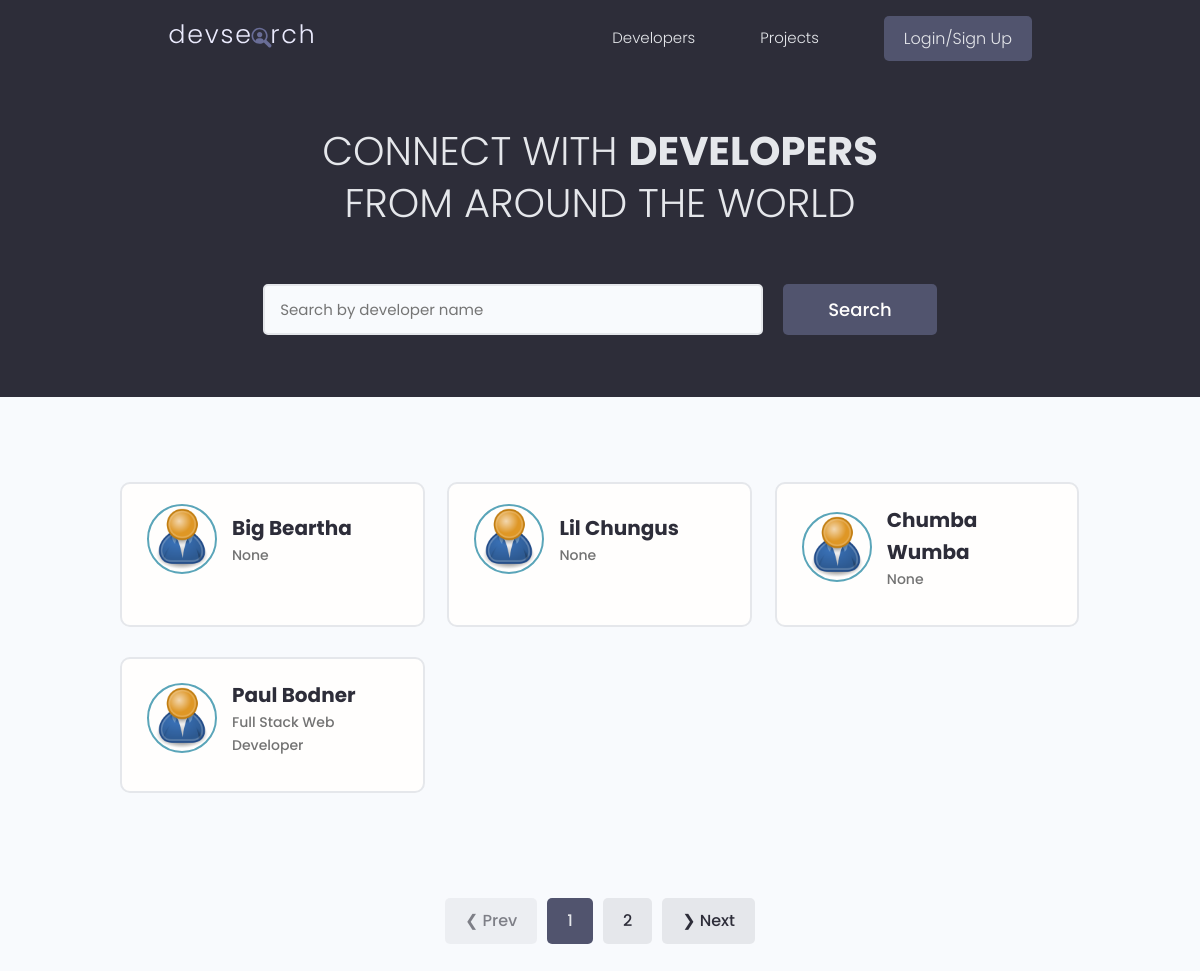
The page / on the database its author committed.
### users/models.py (models this page shows, shortened)
class Profile(models.Model):
  user = models.OneToOneField(User, on_delete=models.CASCADE, null=True, blank=True,)
  name = models.CharField(max_length = 200, blank = True, null = True)
  email = models.EmailField(max_length=500, blank=True, null=True)
  username = models.CharField(max_length = 200, blank = True, null = True)
  username = models.CharField(max_length = 200, blank = True, null = True)
  short_intro = models.CharField(max_length = 200, blank = True, null = True)
  location = models.CharField(max_length = 200, blank = True, null = True)
  bio = models.TextField(max_length=500, blank=True, null=True)
  profile_image = models.ImageField(null = True, blank=True, upload_to='profiles/', default='profiles/user-default.png' )
  social_github= models.CharField(max_length = 200, blank = True, null = True)
  social_linkedIn= models.CharField(max_length = 200, blank = True, null = True)
  social_twitter= models.CharField(max_length = 200, blank = True, null = True)
  social_youtube= models.CharField(max_length = 200, blank = True, null = True)
  social_website= models.CharField(max_length = 200, blank = True, null = True)
  created = models.DateTimeField(auto_now_add=True)
  id = models.UUIDField(default=uuid.uuid4, unique=True, primary_key=True, editable=False)

### users/views.py (the view)
# urls.py: path('', views.profiles, name='profiles'),
def profiles(request):
  profiles, search_query = searchProfiles(request)
  page = 1
  if request.GET.get('page'):
    page = request.GET.get('page')
  paginator = Paginator(profiles, 4)
  profiles = paginator.page(page)
  context = {
    'profiles': profiles,
    'paginator': paginator,
    'page': page,
    'search_query': search_query
  }
  return render(request, 'users/profiles.html', context)

### users/utils.py (called while the page is built)
def searchProfiles(request):
  search_query = ''
  if request.GET.get('search_query'):
    search_query = request.GET.get('search_query')
  skills = Skill.objects.filter(name__iexact=search_query)
  profiles = Profile.objects.distinct().filter(
    Q(name__icontains=search_query) |
    Q(short_intro__icontains=search_query) |
    Q(skill__in=skills)
    )
  return profiles, search_query

### users/templates/users/profiles.html (shortened to what this page needs)
{% extends 'main.html' %}
{% block content %}
<main class="home">
  <section class="hero-section text-center">
    <div class="container container--narrow">
      <div class="hero-section__box">
        <h2>CONNECT WITH <span>DEVELOPERS</span></h2>
        <h2>FROM AROUND THE WORLD</h2>
      </div>
      <div class="hero-section__search">
        <form id="searchForm" class="form" action="{% url 'profiles' %}" method="get">
          <div class="form__field">
            <input class="input input--text" id="formInput#search" type="text" name="search_query"
              value="{{ seach_query }}" placeholder="Search by developer name" />
          </div>
          <input class="btn btn--sub btn--lg" type="submit" value="Search" />
        </form>
      </div>
    </div>
  </section>
  <section class="devlist">
    <div class="container">
      <div class="grid grid--three">
        {% for profile in profiles %}
        <div class="column card">
          <div class="dev">
            <a href="{% url 'user-profile' profile.id %}" class="card__body">
              <div class="dev__profile">
                <img class="avatar avatar--md" src="{{ profile.profile_image.url }}" alt="image" />
                <div class="dev__meta">
                  <h3>{{ profile.name }}</h3>
                  <h5>{{ profile.short_intro|slice:"60" }}</h5>
                </div>
              </div>
            </a>
          </div>
        </div>
        {% endfor %}
      </div>
    </div>
  </section>
  <div class="pagination">
    <ul class="container">
      {% if profiles.has_previous %}
      <li><a href="?page={{ profiles.previous_page_number }}" class="btn pageLink" data-page="{{ profiles.previous_page_number }}">&#10094; Prev</a></li>
      {% else %}
      <li><a href="#" class="btn btn--disabled">&#10094; Prev</a></li>
      {% endif %}
      {% for num in paginator.page_range %}
        {% if num == profiles.number %}
          <li><a href="#" class="btn btn--sub pageLink" data-page="{{ num }}">{{ num }}</a></li>
        {% else %}
          <li><a href="?page={{ num }}" class="btn pageLink" data-page="{{ num }}">{{ num }}</a></li>
        {% endif %}
      {% endfor %}
      {% if profiles.has_next %}
      <li><a href="?page={{ profiles.next_page_number }}" class="btn pageLink" data-page="{{ profiles.next_page_number }}">&#10095; Next</a></li>
      {% else %}
      <li><a href="#" class="btn btn--disabled">&#10095; Next</a></li>
      {% endif %}
    </ul>
  </div>
</main>
{% endblock content %}

### static/styles/app.css (style rules this page uses)
:root { --color-sub: #2d2d39; }
.btn--sub { background-color: var(--color-sub-light); }
.card { border: 2px solid var(--color-light); }
img { width: 100%; }
.hero-section { height: 40vh; display: flex; align-items: center; background-color: var(--color-sub); }
.hero-section__box { margin-bottom: 4rem; }
.hero-section__box > h2, .hero-section__box > h2 > span { font-size: 4rem; color: var(--color-light); line-height: 1.3; text-transform: uppercase; }
.hero-section__box > h2 { font-weight: 300; }
.hero-section__box > h2 > span { font-weight: 700; }
.hero-section__search > .form { display: flex; align-items: center; justify-content: center; gap: 2rem; }
.hero-section__search > .form input.input--text { width: 50rem; }
.devlist { margin-top: 8rem; }
.devlist .grid { align-items: stretch; }
.devlist .dev .dev__profile { display: flex; align-items: center; gap: 1.5rem; }
.devlist .dev .dev__meta h3 { color: var(--color-sub); font-size: 2rem; font-weight: 700; }
.devlist .dev .dev__meta h5 { color: var(--color-text); font-size: 1.4rem; font-weight: 500; }
.pagination { margin-top: 8rem; margin-bottom: 10rem; }
.pagination > ul { flex-wrap: wrap; list-style: none; display: flex; align-items: center; justify-content: center; gap: 1rem; }
.pagination .btn { color: var(--color-sub); }
.pagination .btn.btn--sub { color: var(--color-light); }

### static/uikit/styles/modules/_variables.css (style rules this page uses)
:root { --color-main: #5aa5b9; --color-main-light: #e6faff; --color-sub: #3f4156; --color-sub-light: #51546e; --color-sub-lighter: #ededfd; --color-text: #737373; --color-gray: #8b8b8b; --color-light: #e5e7eb; --color-light-gray: #767676; --color-bg: #f8fafd; --color-white: #fffefd; --color-white-light: #f3f3f3; --color-success: #359e64; --color-success-bg: #def8e8; --color-error: #fc4b0b; --color-error-bg: #fff2ee; --font-base: 'Poppins', arial, helvetica, 'Segoe UI', roboto, ubuntu, sans-serif; --font-monospace: 'Fira Code', 'Courier New', courier, monospace; --font-regular: 300; --font-medium: 500; --font-bold: 700; --generic-shadow: 1px 1px 5px #00000010; --generic-transition: all 0.3s ease-in-out; }

### static/uikit/styles/modules/_base.css (style rules this page uses)
* { margin: 0; padding: 0; box-sizing: border-box; text-rendering: optimizeLegibility; color: inherit; font-size: inherit; }
html { font-size: 50%; }
@media only screen and (min-width: 480px) { html { font-size: 56.25%; } }
@media only screen and (min-width: 1200px) { html { font-size: 62.5%; } }
body { line-height: 1.6; font-weight: 400; font-size: 1.5rem; color: var(--color-text); background-color: var(--color-bg); min-height: 100vh; }

### static/uikit/styles/modules/_typography.css (style rules this page uses)
* { font-family: var(--font-base); }
h2 { font-size: 3.6rem; font-weight: var(--font-bold); }
h3 { font-size: 3.2rem; font-weight: var(--font-medium); }
h5 { font-size: 2.4rem; font-weight: var(--font-medium); }
h5, h6 { font-weight: var(--font-regular); }
p, span, strong { font-size: 1.6rem; color: var(--color-text); font-weight: var(--font-regular); }
a { padding-bottom: 2px; text-decoration: none; display: inline-block; color: var(--color-main); font-weight: var(--font-medium); }

### static/uikit/styles/modules/_utilities.css (style rules this page uses)
.container { width: 92%; max-width: 165rem; margin: 0 auto; box-sizing: border-box; }
.container--narrow { width: 92%; max-width: 120rem; }
@media screen and (min-width: 1000px) { .container { width: 90%; } }
@media screen and (min-width: 1000px) { .container--narrow { width: 85%; } }
@media screen and (min-width: 1200px) { .container { width: 80%; } }
@media screen and (min-width: 1200px) { .container--narrow { width: 72%; } }
.text-center { text-align: center; }

### static/uikit/styles/modules/_avatar.css (style rules this page uses)
.avatar { border-radius: 50%; border: 2px solid var(--color-main); object-fit: cover; }
.avatar--md { height: 7rem; width: 7rem; }

### static/uikit/styles/modules/_button.css (style rules this page uses)
.btn { display: inline-block; position: relative; cursor: pointer; background-color: var(--color-light); font-weight: var(--font-medium); color: var(--color-sub); text-decoration: none; padding: 1rem 2rem; border-radius: 0.5rem; border: none; width: -webkit-fit-content; width: -moz-fit-content; width: fit-content; height: -webkit-fit-content; height: -moz-fit-content; height: fit-content; font-size: 1.6rem; outline-width: 0; outline-color: transparent; -webkit-backface-visibility: hidden; backface-visibility: hidden; transition: all 0.3s ease-in-out; }
.btn:disabled, .btn--disabled { cursor: not-allowed; opacity: 0.6; }
.btn--sub { background-color: var(--color-sub); color: var(--color-white); }
.btn--lg { font-size: 1.8rem; padding: 1.2rem 4.5rem; }

### rows shown on the page
Profile: profile_image (placeholder picture), name "Big Beartha", short_intro "None"
Profile: profile_image (placeholder picture), name "Lil Chungus", short_intro "None"
Profile: profile_image (placeholder picture), name "Chumba Wumba", short_intro "None"
Profile: profile_image (placeholder picture), name "Paul Bodner", short_intro "Full Stack Web Developer"

### other values the page prints
{{ num }} "1"
{{ num }} "2"
